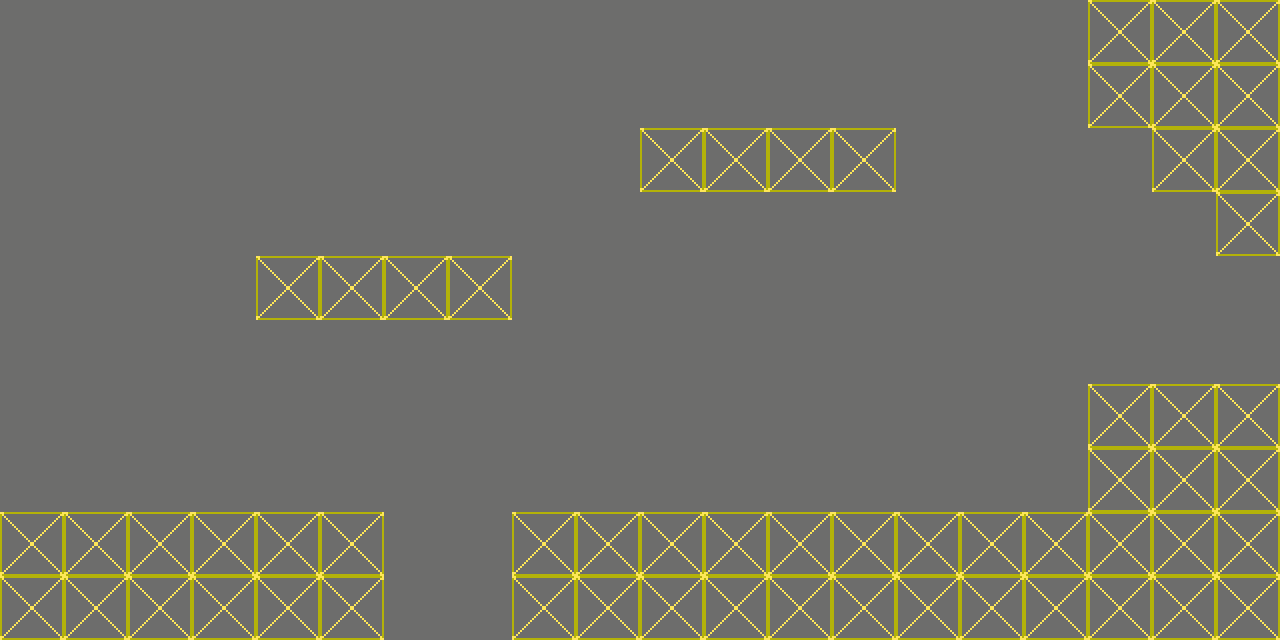

A level layout from a 2D game, rendered from its tile map. Below: a short description, then the map file with its tile-grid data intact:
An orthogonal 20x10 tile map with 64x64 px tiles, 2 tile layers (background, graphics), 2 tilesets and 8 objects.

<map version="1.9" tiledversion="1.9.2" orientation="orthogonal" renderorder="right-down" width="20" height="10" tilewidth="64" tileheight="64" infinite="0" nextlayerid="4" nextobjectid="9">
 <tileset firstgid="1" name="debug_background" tilewidth="64" tileheight="64" tilecount="1" columns="1">
  <image source="debug_background.png" width="64" height="64" />
 </tileset>
 <tileset firstgid="2" name="debug_tile" tilewidth="64" tileheight="64" tilecount="1" columns="1">
  <image source="debug_tile.png" width="64" height="64" />
 </tileset>
 <layer id="1" name="background" width="20" height="10">
  <data encoding="csv">
1,1,1,1,1,1,1,1,1,1,1,1,1,1,1,1,1,1,1,1,
1,1,1,1,1,1,1,1,1,1,1,1,1,1,1,1,1,1,1,1,
1,1,1,1,1,1,1,1,1,1,1,1,1,1,1,1,1,1,1,1,
1,1,1,1,1,1,1,1,1,1,1,1,1,1,1,1,1,1,1,1,
1,1,1,1,1,1,1,1,1,1,1,1,1,1,1,1,1,1,1,1,
1,1,1,1,1,1,1,1,1,1,1,1,1,1,1,1,1,1,1,1,
1,1,1,1,1,1,1,1,1,1,1,1,1,1,1,1,1,1,1,1,
1,1,1,1,1,1,1,1,1,1,1,1,1,1,1,1,1,1,1,1,
1,1,1,1,1,1,1,1,1,1,1,1,1,1,1,1,1,1,1,1,
1,1,1,1,1,1,1,1,1,1,1,1,1,1,1,1,1,1,1,1
</data>
 </layer>
 <layer id="2" name="graphics" width="20" height="10">
  <data encoding="csv">
0,0,0,0,0,0,0,0,0,0,0,0,0,0,0,0,0,2,2,2,
0,0,0,0,0,0,0,0,0,0,0,0,0,0,0,0,0,2,2,2,
0,0,0,0,0,0,0,0,0,0,2,2,2,2,0,0,0,0,2,2,
0,0,0,0,0,0,0,0,0,0,0,0,0,0,0,0,0,0,0,2,
0,0,0,0,2,2,2,2,0,0,0,0,0,0,0,0,0,0,0,0,
0,0,0,0,0,0,0,0,0,0,0,0,0,0,0,0,0,0,0,0,
0,0,0,0,0,0,0,0,0,0,0,0,0,0,0,0,0,2,2,2,
0,0,0,0,0,0,0,0,0,0,0,0,0,0,0,0,0,2,2,2,
2,2,2,2,2,2,0,0,2,2,2,2,2,2,2,2,2,2,2,2,
2,2,2,2,2,2,0,0,2,2,2,2,2,2,2,2,2,2,2,2
</data>
 </layer>
 <objectgroup id="3" name="platforms">
  <object id="1" x="0" y="512">
   <polygon points="0,0 384,0 384,128 0,128" />
  </object>
  <object id="2" x="512" y="512">
   <polygon points="0,0 768,0 768,128 0,128" />
  </object>
  <object id="3" x="1088" y="384">
   <polygon points="0,0 192,0 192,256 0,256" />
  </object>
  <object id="4" x="256" y="256">
   <polygon points="0,0 256,0 256,64 0,64" />
  </object>
  <object id="5" x="640" y="128">
   <polygon points="0,0 256,0 256,64 0,64" />
  </object>
  <object id="6" x="1088" y="0">
   <polygon points="0,0 192,0 192,128 0,128" />
  </object>
  <object id="7" x="1152" y="128">
   <polygon points="0,0 0,64 128,64 128,0" />
  </object>
  <object id="8" x="1216" y="256">
   <polygon points="0,0 64,0 64,-64 0,-64" />
  </object>
 </objectgroup>
</map>
